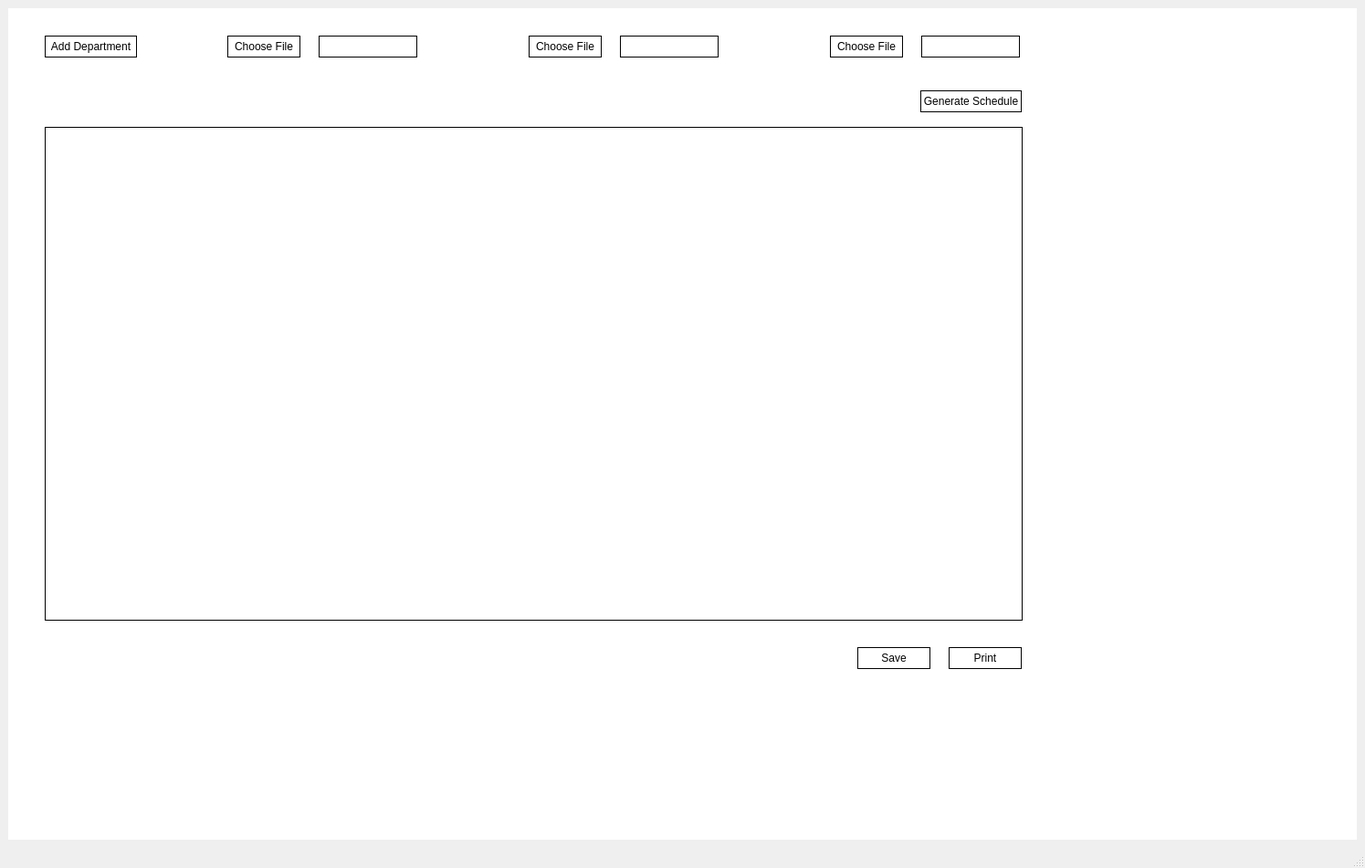
<?xml version="1.0" encoding="UTF-8"?>
<ui version="4.0">
 <class>MainWindow</class>
 <widget class="QMainWindow" name="MainWindow">
  <property name="geometry">
   <rect>
    <x>0</x>
    <y>0</y>
    <width>1495</width>
    <height>951</height>
   </rect>
  </property>
  <property name="windowTitle">
   <string>Course Scheduler</string>
  </property>
  <property name="windowIcon">
   <iconset>
    <normaloff>uah.ico</normaloff>
    <normalon>uah.ico</normalon>
    <disabledoff>uah.ico</disabledoff>
    <disabledon>uah.ico</disabledon>
    <activeoff>uah.ico</activeoff>
    <activeon>uah.ico</activeon>
    <selectedoff>uah.ico</selectedoff>
    <selectedon>uah.ico</selectedon>uah.ico</iconset>
  </property>
  <property name="layoutDirection">
   <enum>Qt::LeftToRight</enum>
  </property>
  <property name="iconSize">
   <size>
    <width>25</width>
    <height>25</height>
   </size>
  </property>
  <widget class="QWidget" name="centralwidget">
   <layout class="QGridLayout" name="gridLayout">
    <item row="0" column="0">
     <widget class="QScrollArea" name="scrollArea">
      <property name="styleSheet">
       <string notr="true">border: 0px;

background-color: rgb(255, 255, 255);
</string>
      </property>
      <property name="sizeAdjustPolicy">
       <enum>QAbstractScrollArea::AdjustToContents</enum>
      </property>
      <property name="widgetResizable">
       <bool>true</bool>
      </property>
      <property name="alignment">
       <set>Qt::AlignCenter</set>
      </property>
      <widget class="QWidget" name="scrollAreaWidgetContents">
       <property name="geometry">
        <rect>
         <x>0</x>
         <y>0</y>
         <width>1483</width>
         <height>900</height>
        </rect>
       </property>
       <property name="layoutDirection">
        <enum>Qt::LeftToRight</enum>
       </property>
       <widget class="QPushButton" name="DepartmentButton">
        <property name="geometry">
         <rect>
          <x>40</x>
          <y>30</y>
          <width>101</width>
          <height>24</height>
         </rect>
        </property>
        <property name="sizePolicy">
         <sizepolicy hsizetype="Fixed" vsizetype="Fixed">
          <horstretch>0</horstretch>
          <verstretch>0</verstretch>
         </sizepolicy>
        </property>
        <property name="styleSheet">
         <string notr="true">color: black;
border: 1px solid black;
</string>
        </property>
        <property name="text">
         <string>Add Department</string>
        </property>
       </widget>
       <widget class="QFrame" name="inputFrame">
        <property name="geometry">
         <rect>
          <x>230</x>
          <y>10</y>
          <width>891</width>
          <height>61</height>
         </rect>
        </property>
        <property name="styleSheet">
         <string notr="true">border-color: rgb(255, 255, 255);</string>
        </property>
        <property name="frameShape">
         <enum>QFrame::StyledPanel</enum>
        </property>
        <property name="frameShadow">
         <enum>QFrame::Raised</enum>
        </property>
        <widget class="QLineEdit" name="RoomsLine">
         <property name="geometry">
          <rect>
           <x>770</x>
           <y>20</y>
           <width>108</width>
           <height>24</height>
          </rect>
         </property>
         <property name="sizePolicy">
          <sizepolicy hsizetype="Fixed" vsizetype="Fixed">
           <horstretch>0</horstretch>
           <verstretch>0</verstretch>
          </sizepolicy>
         </property>
         <property name="styleSheet">
          <string>color: black;
border: 1px solid black;
</string>
         </property>
        </widget>
        <widget class="QPushButton" name="RoomsButton">
         <property name="geometry">
          <rect>
           <x>670</x>
           <y>20</y>
           <width>80</width>
           <height>24</height>
          </rect>
         </property>
         <property name="sizePolicy">
          <sizepolicy hsizetype="Fixed" vsizetype="Fixed">
           <horstretch>0</horstretch>
           <verstretch>0</verstretch>
          </sizepolicy>
         </property>
         <property name="styleSheet">
          <string notr="true">color: black;
border: 1px solid black;
</string>
         </property>
         <property name="text">
          <string>Choose File</string>
         </property>
        </widget>
        <widget class="QLineEdit" name="InstructorLine">
         <property name="geometry">
          <rect>
           <x>440</x>
           <y>20</y>
           <width>108</width>
           <height>24</height>
          </rect>
         </property>
         <property name="sizePolicy">
          <sizepolicy hsizetype="Fixed" vsizetype="Fixed">
           <horstretch>0</horstretch>
           <verstretch>0</verstretch>
          </sizepolicy>
         </property>
         <property name="styleSheet">
          <string>color: black;
border: 1px solid black;
</string>
         </property>
        </widget>
        <widget class="QPushButton" name="InstructorButton">
         <property name="geometry">
          <rect>
           <x>340</x>
           <y>20</y>
           <width>80</width>
           <height>24</height>
          </rect>
         </property>
         <property name="sizePolicy">
          <sizepolicy hsizetype="Fixed" vsizetype="Fixed">
           <horstretch>0</horstretch>
           <verstretch>0</verstretch>
          </sizepolicy>
         </property>
         <property name="styleSheet">
          <string notr="true">color: black;
border: 1px solid black;
</string>
         </property>
         <property name="text">
          <string>Choose File</string>
         </property>
        </widget>
        <widget class="QLineEdit" name="CourseLine">
         <property name="geometry">
          <rect>
           <x>110</x>
           <y>20</y>
           <width>108</width>
           <height>24</height>
          </rect>
         </property>
         <property name="sizePolicy">
          <sizepolicy hsizetype="Fixed" vsizetype="Fixed">
           <horstretch>0</horstretch>
           <verstretch>0</verstretch>
          </sizepolicy>
         </property>
         <property name="styleSheet">
          <string notr="true">color: black;
border: 1px solid black;
</string>
         </property>
        </widget>
        <widget class="QPushButton" name="CourseButton">
         <property name="geometry">
          <rect>
           <x>10</x>
           <y>20</y>
           <width>80</width>
           <height>24</height>
          </rect>
         </property>
         <property name="styleSheet">
          <string notr="true">color: black;
border: 1px solid black;
</string>
         </property>
         <property name="text">
          <string>Choose File</string>
         </property>
        </widget>
       </widget>
       <widget class="QPlainTextEdit" name="scheduleText">
        <property name="geometry">
         <rect>
          <x>40</x>
          <y>130</y>
          <width>1071</width>
          <height>541</height>
         </rect>
        </property>
        <property name="sizePolicy">
         <sizepolicy hsizetype="Fixed" vsizetype="Expanding">
          <horstretch>0</horstretch>
          <verstretch>0</verstretch>
         </sizepolicy>
        </property>
        <property name="styleSheet">
         <string>color: black;
border: 1px solid black;
</string>
        </property>
       </widget>
       <widget class="QPushButton" name="PrintButton">
        <property name="geometry">
         <rect>
          <x>1030</x>
          <y>700</y>
          <width>80</width>
          <height>24</height>
         </rect>
        </property>
        <property name="styleSheet">
         <string notr="true">color: black;
border: 1px solid black;
</string>
        </property>
        <property name="text">
         <string>Print</string>
        </property>
       </widget>
       <widget class="QPushButton" name="Save">
        <property name="geometry">
         <rect>
          <x>930</x>
          <y>700</y>
          <width>80</width>
          <height>24</height>
         </rect>
        </property>
        <property name="styleSheet">
         <string notr="true">color: black;
border: 1px solid black;
</string>
        </property>
        <property name="text">
         <string>Save</string>
        </property>
       </widget>
       <widget class="QPushButton" name="GenerateButton">
        <property name="geometry">
         <rect>
          <x>999</x>
          <y>90</y>
          <width>111</width>
          <height>24</height>
         </rect>
        </property>
        <property name="styleSheet">
         <string notr="true">color: black;
border: 1px solid black;
</string>
        </property>
        <property name="text">
         <string>Generate Schedule</string>
        </property>
       </widget>
       <zorder>inputFrame</zorder>
       <zorder>DepartmentButton</zorder>
       <zorder>scheduleText</zorder>
       <zorder>PrintButton</zorder>
       <zorder>Save</zorder>
       <zorder>GenerateButton</zorder>
      </widget>
     </widget>
    </item>
   </layout>
  </widget>
  <widget class="QMenuBar" name="menubar">
   <property name="geometry">
    <rect>
     <x>0</x>
     <y>0</y>
     <width>1495</width>
     <height>17</height>
    </rect>
   </property>
  </widget>
  <widget class="QStatusBar" name="statusbar"/>
 </widget>
 <resources/>
 <connections/>
</ui>
